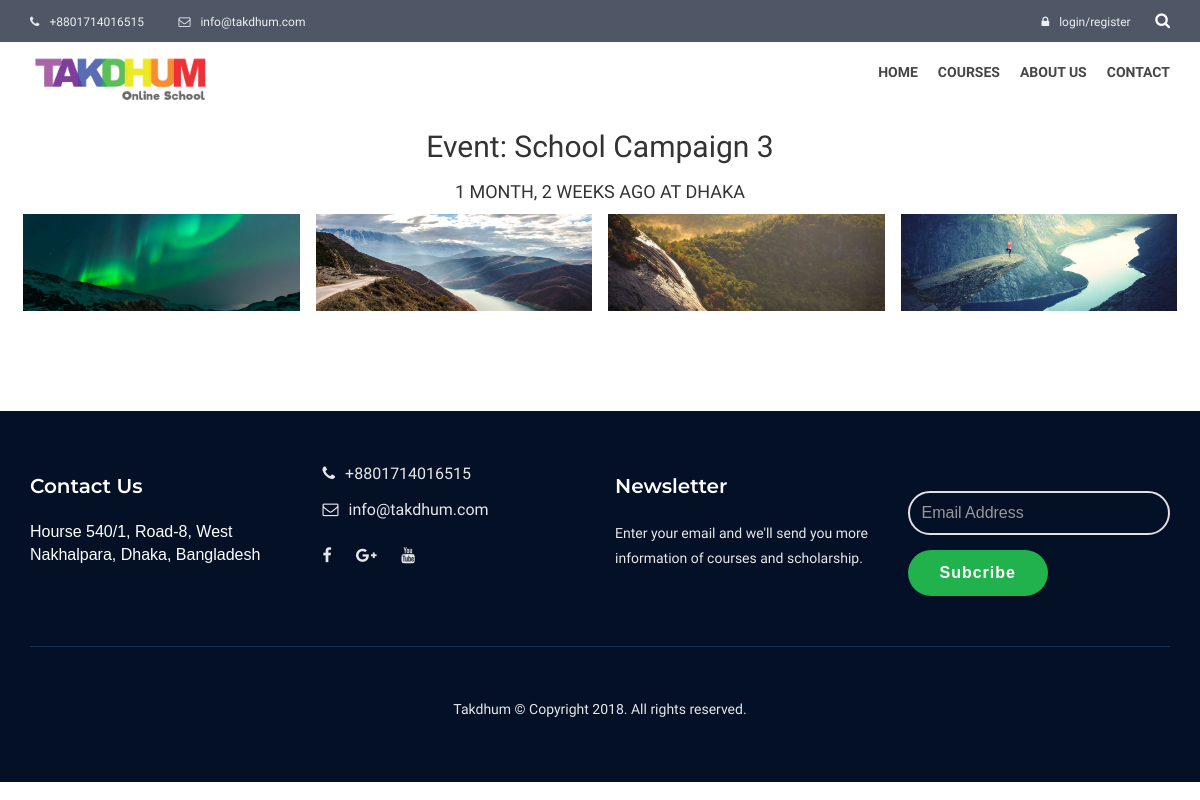
/event/3, run on the app's committed database.
### web/models.py (models this page shows, shortened)
class Basic_info(models.Model):
    name = models.CharField(max_length=100)
    slogan = models.CharField(max_length=200)
    logo = models.ImageField(upload_to='About us')
    phone_1 = models.CharField(max_length=15)
    phone_2 = models.CharField(max_length=15, null=True, blank=True)
    email = models.EmailField()
    office_address = models.TextField()
    promo_video = models.URLField(blank=True, null=True)
    google_map_link = models.URLField(null=True, blank=True)
    facebook_link = models.URLField(null=True, blank=True)
    google_plus_link = models.URLField(null=True, blank=True)
    youtube_link = models.URLField(null=True, blank=True)

class Event(models.Model):
    title = models.CharField(max_length=200)
    description = models.TextField()
    date = models.CharField(max_length=3)
    month = models.CharField(max_length=10)
    start_and_end_time = models.CharField(max_length=100)
    location = models.CharField(max_length=100)
    image = models.ImageField(upload_to='Events')
    gallery_image1 = models.FileField(blank=True, null=True, upload_to='Gallery/events')
    gallery_image2 = models.FileField(blank=True, null=True, upload_to='Gallery/events')
    gallery_image3 = models.FileField(blank=True, null=True, upload_to='Gallery/events')
    gallery_image4 = models.FileField(blank=True, null=True, upload_to='Gallery/events')
    gallery_image5 = models.FileField(blank=True, null=True, upload_to='Gallery/events')
    gallery_image6 = models.FileField(blank=True, null=True, upload_to='Gallery/events')
    gallery_image7 = models.FileField(blank=True, null=True, upload_to='Gallery/events')
    gallery_image8 = models.FileField(blank=True, null=True, upload_to='Gallery/events')
    gallery_image9 = models.FileField(blank=True, null=True, upload_to='Gallery/events')
    gallery_image10 = models.FileField(blank=True, null=True, upload_to='Gallery/events')
    gallery_image11 = models.FileField(blank=True, null=True, upload_to='Gallery/events')
    gallery_image12 = models.FileField(blank=True, null=True, upload_to='Gallery/events')
    upload_time = models.DateTimeField(auto_now=False, auto_now_add=True)
    update_time = models.DateTimeField(auto_now=True, auto_now_add=False)

### web/views.py (the view)
# urls.py: path('event/<event_id>', views.event, name='single_event_page'),
def event(request, event_id):
    categories = CourseCategory.objects.all()
    basic_info = Basic_info.objects.first()
    requested_event = get_object_or_404(Event, id=event_id)
    context = {
        'categories': categories,
        'info': basic_info,
        'single_event': requested_event,
        'title': requested_event.title,
    }
    return render(request, 'takdhum/single_event.html', context)

### web/templates/takdhum/single_event.html (shortened to what this page needs)
{% extends 'takdhum/html/base.html' %}
{% load staticfiles %}
{% block body %}
<h3 style="text-align:center">Event: {{ single_event.title }}</h3>
<h6 style="text-align:center">{{ single_event.upload_time|timesince }} ago at {{ single_event.location }}</h6>
<div class="container">
<div class="row">
  {% if single_event.gallery_image1 %}
  <div class="column">
    <img src="{{ single_event.gallery_image1.url }}" style="width:100%" onclick="openModal();currentSlide(1)" class="hover-shadow cursor">
  </div>
  {% endif %}
  {% if single_event.gallery_image2 %}
  <div class="column">
    <img src="{{ single_event.gallery_image2.url }}" style="width:100%" onclick="openModal();currentSlide(2)" class="hover-shadow cursor">
  </div>
  {% endif %}
  {% if single_event.gallery_image3 %}
  <div class="column">
    <img src="{{ single_event.gallery_image3.url }}" style="width:100%" onclick="openModal();currentSlide(3)" class="hover-shadow cursor">
  </div>
  {% endif %}
  {% if single_event.gallery_image4 %}
  <div class="column">
    <img src="{{ single_event.gallery_image4.url }}" style="width:100%" onclick="openModal();currentSlide(4)" class="hover-shadow cursor">
  </div>
  {% endif %}
</div>
<br/>
<br/>
</div>
<br/>
<br/>
{% endblock body %}

### web/templates/takdhum/html/header.html (shortened to what this page needs)
{% load staticfiles %}
<header class="xt-header">
    <div class="xt-header-top">
        <div class="container">
            <div class="row">
                <div class="col-sm-6 uv-header-contact">
                    {% if info.phone_1 %}
                        <a href="#"> <i class="fa fa-phone"></i>{{ info.phone_1 }}</a>
                    {% else %}
                        <a href="#"> <i class="fa fa-phone"></i>+8801714016515</a>
                    {% endif %}
                    {% if info.email %}
                        <a href="#"> <i class="fa fa-envelope-o"></i>{{ info.email }}</a>
                    {% else %}
                        <a href="#"> <i class="fa fa-envelope-o"></i>info@takdhum.com</a>
                    {% endif %}
                </div>
                <div class="col-sm-6 uv-header-user">
                    {% if not request.user.is_authenticated %}
                        <a href="{% url 'get_login' %}"><i class="fa fa-lock"></i>login/register</a>
                    {% else %}
                        <a href="#"><i class="fa fa-book"></i>Resume course</a>
                    {% endif %}
                    <div class="xt-header-search">
                        <div id="besocial-header-right" class="">
                            <i class="fa fa-search"></i>
                        </div>
                    </div>
                </div>
            </div>
        </div>
    </div>
    <div class="xt-main-nav">
        <nav class="navbar nav-scroll home-1">
            <div class="container">
                <div class="row">
                    <div class="col-sm-4">
                        <div class="uv-logo">
                            {% if info.logo.url %}
                                <a href="{% url 'index' %}">
                                    <img src="{{ info.logo.url }}" alt="" class="img-responsive">
                                </a>
                            {% else %}
                                <a href="{% url 'index' %}">
                                    <img src="{% static 'takdhum/assets/images/univ-logo.png' %}" alt=""
                                         class="img-responsive">
                                </a>
                            {% endif %}
                        </div>
                    </div>
                    <div class="col-sm-8 pull-right">
                        <div class="collapse navbar-collapse" id="js-navbar-menu">
                            <ul class="nav navbar-nav ep-mobile-menu" id="navbar-nav">
                                <li><a href="{% url 'index' %}">Home</a></li>
                                <li class="dropdown xt-drop-nav">
                                    {% if categories %}
                                        <a href="#" class="dropdown-toggle" data-toggle="dropdown" data-hover="dropdown"
                                           data-animations="fadeInDown fadeInDown fadeInDown">
                                            Courses
                                        </a>
                                    {% else %}
                                        <li><a href="{% url 'all_course' %}">Courses</a></li>
                                    {% endif %}
                                </li>
                                <li><a href="{% url 'about_page' %}">About Us</a></li>
                                <li><a href="{% url 'contact_page' %}">Contact</a></li>
                            </ul>
                        </div>
                    </div>
                </div>
            </div>
        </nav>
    </div>
</header>

### web/templates/takdhum/html/footer.html (shortened to what this page needs)
{% load staticfiles %}
<footer class="uv-footer footer-bg section-separator">
    <div class="container">
        <div class="row">
            <div class="col-md-3 col-sm-6 wow fadeInUp" data-wow-delay="0.2s">
                <div class="footer-item">
                    <h6>Contact Us</h6>
                    {% if info.office_address %}
                        <address>{{ info.office_address }}</address>
                    {% else %}
                        <address>Hourse 540/1, Road-8, West Nakhalpara, Dhaka, Bangladesh</address>
                    {% endif %}
                </div>
            </div>
            <div class="col-md-3 col-sm-6 wow fadeInUp" data-wow-delay="0.4s">
                <div class="footer-item uv-program">
                    <ul>
                        {% if info.phone_1 %}
                            <li><a href="#"><i class="fa fa-phone"></i>{{ info.phone_1 }}</a></li>
                            <li><a href="#"><i class="fa fa-envelope-o"></i>{{ info.email }}</a></li>
                        {% else %}
                            <li><a href="#"><i class="fa fa-phone"></i>+8801714016515</a></li>
                            <li><a href="#"><i class="fa fa-envelope-o"></i>info@takdhum.com</a></li>
                        {% endif %}
                    </ul>
                    <ul class="social">
                        <li><a href="{{ info.facebook_link }}" target="_blank"><i class="fa fa-facebook"></i></a></li>
                        <li><a href="{{ info.google_plus_link }}" target="_blank"><i class="fa fa-google-plus"></i></a>
                        </li>
                        <li><a href="{{ info.youtube_link }}" target="_blank"><i class="fa fa-youtube"></i></a></li>
                    </ul>
                </div>
            </div>
            <div class="col-md-3 col-sm-6 wow fadeInUp" data-wow-delay="0.6s">
                <div class="footer-item">
                    <h6>Newsletter</h6>
                    <p>Enter your email and we'll send you more information of courses and scholarship.</p>
                </div>
            </div>
            <div class="col-md-3 col-sm-6 wow fadeInUp" data-wow-delay="0.8s">
                <div class="footer-item">
                    <form class="uv-form footer-form" method="post" action="{% url 'subcriber' %}">
                        <div class="form-group relative">
                            <div class="relative">
                                <input type="text" class="form-control" name="subcriber_email" id="id_subcriber_email"
                                       placeholder="Email Address" required>
                            </div>
                        </div>
                        <div class="footer-subs-btn">
                            <button type="submit" class="btn btn-base" value="subscribe">Subcribe</button>
                        </div>
                    </form>
                </div>
            </div>
        </div>
        <hr class="f-hr">
        <div class="row">
            <div class="uv-copyright center wow fadeInUp" data-wow-delay="0.5s">
                <p>Takdhum © Copyright 2018. All rights reserved.
                </p>
            </div>
        </div>
    </div>
</footer>

### static/takdhum/assets/less/responsive.css (style rules this page uses)
@media only screen and (max-width: 1200px) { .section-separator { padding: 50px 0; } }
@media only screen and (max-width: 1200px) { .navbar li { padding: 0 10px; } }

### web/templates/takdhum/single_event.html (style rules this page uses)
body { font-family: Verdana, sans-serif; margin: 0; }
* { box-sizing: border-box; }
.row > .column { padding: 0 8px; }
.row:after { content: ""; display: table; clear: both; }
.column { float: left; width: 25%; }
.cursor { cursor: pointer }
img { margin-bottom: -4px; }
img.hover-shadow { transition: 0.3s }

### data on the page
Basic_info: phone_1 "+8801714016515", email "info@takdhum.com", logo (picture), office_address "Hourse 540/1, Road-8, West Nakhalpara, Dhaka, Bangladesh"
Event: title "School Campaign 3", upload_time "1 MONTH, 2 WEEKS", location "DHAKA", gallery_image1 (picture), gallery_image2 (picture), gallery_image3 (picture), gallery_image4 (picture)
